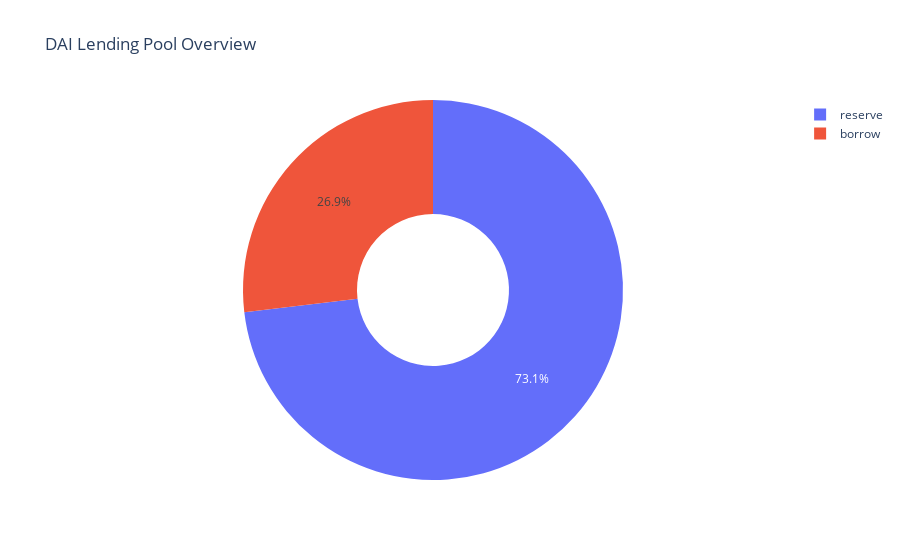

This figure's notebook cell:
### Code cell
px.pie(
    df.toPandas(), 
    values='size', 
    hole=0.4,
    names='type',
    title = 'DAI Lending Pool Overview',
)

### Figure 1 — Plotly figure (JSON) as saved in the notebook; plotly's stock layout.template omitted (floating-point values rounded to 4 significant figures)
{"data": [{"domain": {"x": [0, 1], "y": [0, 1]}, "hole": 0.4, "hovertemplate": "type=%{label}<br>size=%{value}<extra></extra>", "labels": ["reserve", "borrow"], "legendgroup": "", "name": "", "showlegend": true, "type": "pie", "values": [213000000.0, 78230000.0]}], "layout": {"legend": {"tracegroupgap": 0}, "title": {"text": "DAI Lending Pool Overview"}}}
